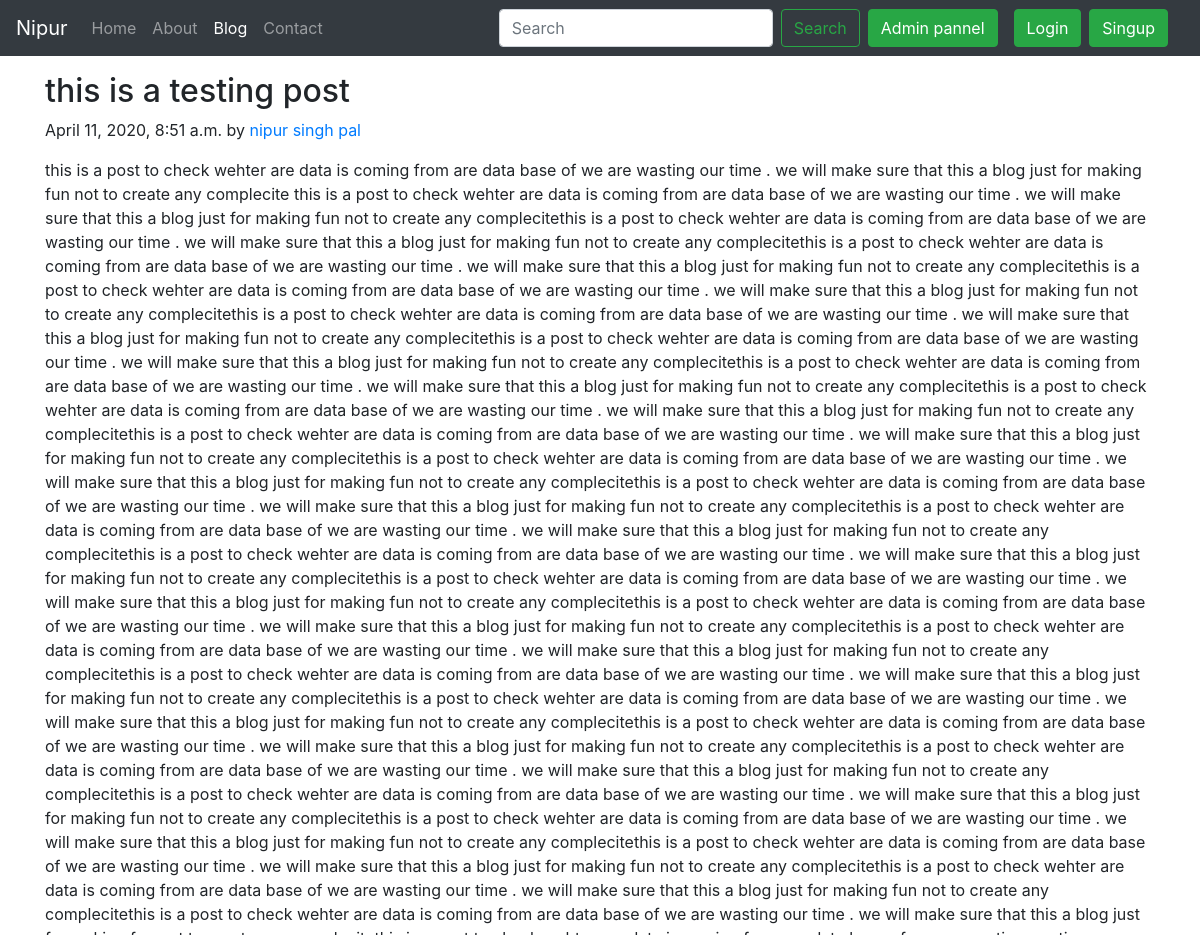
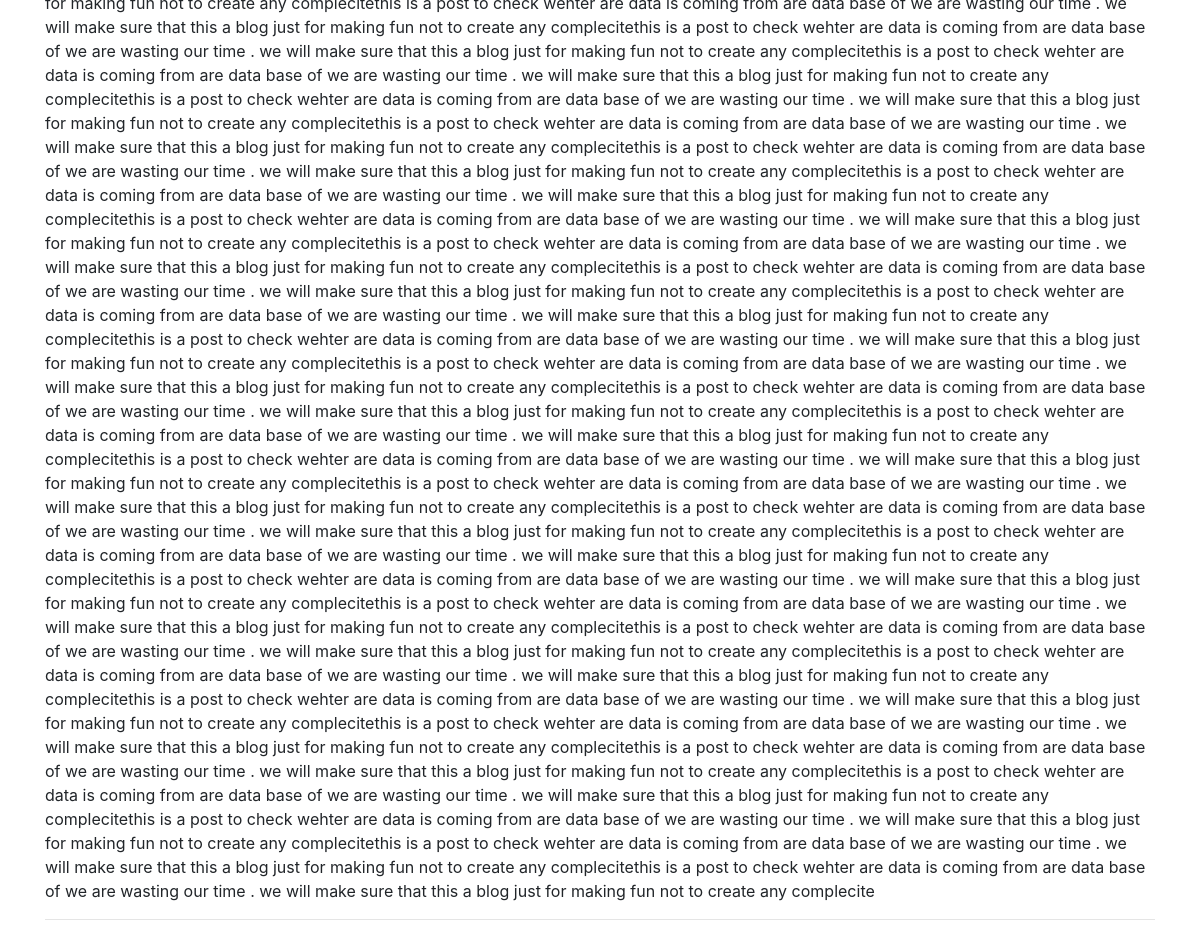
The page /blog/first on the database its author committed (2 pictures, top to bottom).
### blog/models.py (models this page shows, shortened)
class Post(models.Model):
    sno=models.AutoField(primary_key=True)
    title=models.CharField( max_length=250)
    author=models.CharField( max_length=15)
    content=models.TextField()
    slug = models.CharField(max_length=130)
    timeStamp=models.DateTimeField( blank=True)

### blog/views.py (the view)
# urls.py: path('<str:slug>', views.blogPost, name='blogPost'),
def blogPost(request,slug):
    post = Post.objects.filter(slug=slug).first()
    context = {'post': post}
    return render(request,'blog/blogPost.html',context)

### templates/blog/blogPost.html (shortened to what this page needs)
{% extends 'base.html' %}
{% block blogactive %} active {% endblock blogactive %}
{% block body %}
<div class="container my-3">
        <h2 class="blog-post-title"> {{post.title}} </h2>
        <p class="blog-post-meta"> {{post.timeStamp}} by <a href="/about"> {{post.author}} </a></p>
        <p> {{post.content}} </p>
        <hr>
      </div>
{% endblock body %}

### rows shown on the page
Post: title "this is a testing post", timeStamp "April 11, 2020, 8:51 a.m.", author "nipur singh pal", content "this is a post to check wehter are data is coming from are data base of we are wasting our time . we will make sure that this a blog just for making fun not to create any complecite this is a post to check wehter are data is coming from are data base of we are wasting our time . we will make sure that this a blog just for making fun not to create any complecitethis is a post to check wehter are data is coming from are data base of we are wasting our time . we will make sure that this a blog just for making fun not to create any complecitethis is a post to check wehter are data is coming from are data base of we are wasting our time . we will make sure that this a blog just for making fun…"
